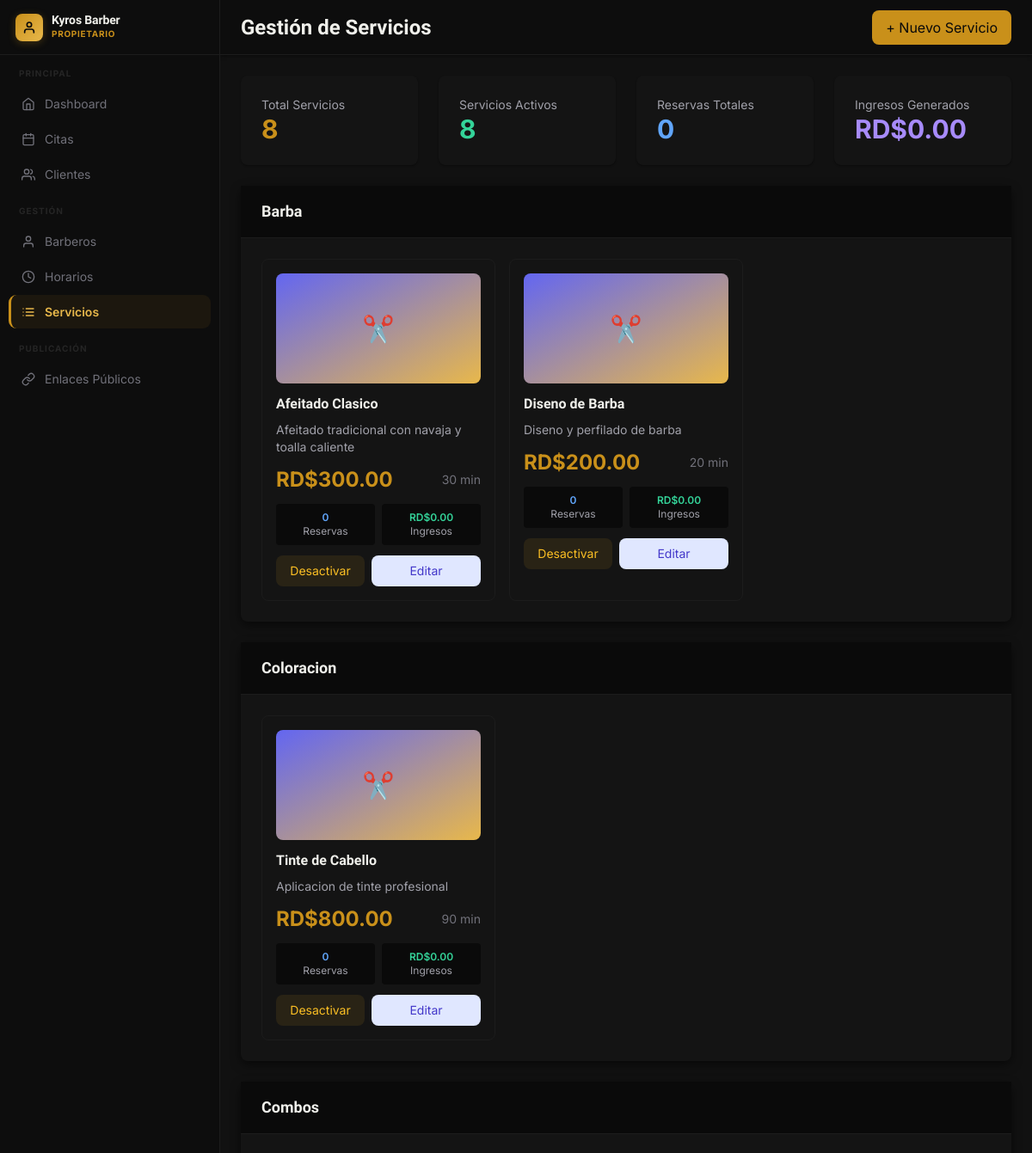
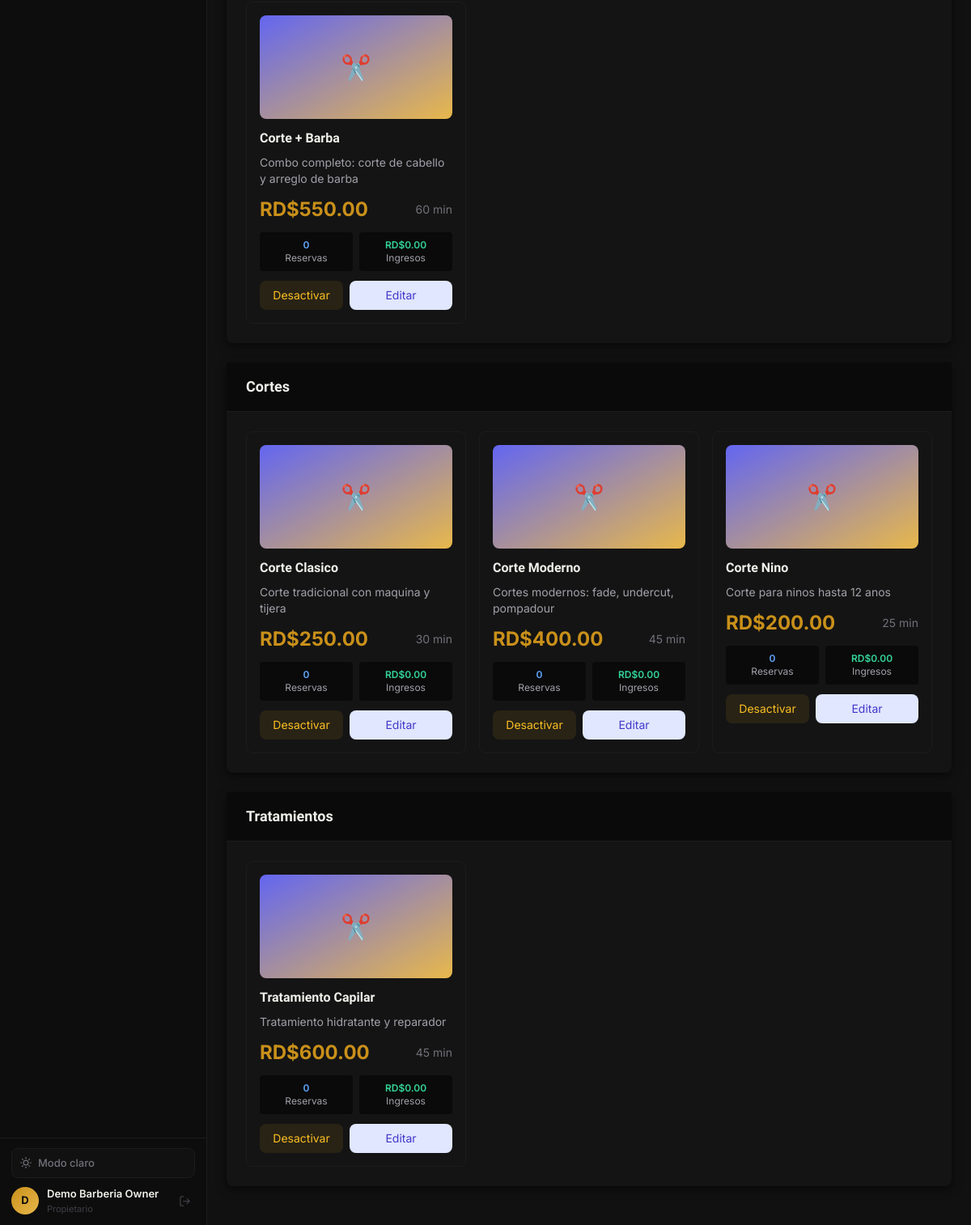
/dashboard/services.php (signed in), run on the app's committed database (2 pictures, top to bottom).
### tables this page shows
CREATE TABLE services (
    id INT AUTO_INCREMENT PRIMARY KEY,
    barbershop_id INT NOT NULL,
    name VARCHAR(255) NOT NULL,
    description TEXT,
    duration INT NOT NULL COMMENT 'Duración en minutos',
    price DECIMAL(10, 2) NOT NULL,
    image VARCHAR(255),
    category VARCHAR(100),
    is_active BOOLEAN DEFAULT TRUE,
    display_order INT DEFAULT 0,
    created_at TIMESTAMP DEFAULT CURRENT_TIMESTAMP,
    updated_at TIMESTAMP DEFAULT CURRENT_TIMESTAMP ON UPDATE CURRENT_TIMESTAMP,
    FOREIGN KEY (barbershop_id) REFERENCES barbershops(id) ON DELETE CASCADE,
    INDEX idx_barbershop (barbershop_id),
    INDEX idx_active (is_active)
);

### core/Database.php (called while the page is built, shortened)
<?php
class Database {
    private static $instance = null;
    private $connection;
    private function __construct() {
        try {
            $dsn = "mysql:host=" . DB_HOST . ";dbname=" . DB_NAME . ";charset=" . DB_CHARSET;
            $options = [
                PDO::ATTR_ERRMODE => PDO::ERRMODE_EXCEPTION,
                PDO::ATTR_DEFAULT_FETCH_MODE => PDO::FETCH_ASSOC,
                PDO::ATTR_EMULATE_PREPARES => false,
            ];
            $this->connection = new PDO($dsn, DB_USER, DB_PASS, $options);
        } catch (PDOException $e) {
            if (ENVIRONMENT === 'development') {
                die("Error de conexión: " . $e->getMessage());
            } else {
                die("Error de conexión a la base de datos");
            }
        }
    }
    public static function getInstance() {
        if (self::$instance === null) {
            self::$instance = new self();
        }
        return self::$instance;
    }
    public function query($sql, $params = []) {
        try {
            $stmt = $this->connection->prepare($sql);
            $stmt->execute($params);
            return $stmt;
        } catch (PDOException $e) {
            error_log("Database Query Error: " . $e->getMessage());
            throw $e;
        }
    }
    public function fetchAll($sql, $params = []) {
        return $this->query($sql, $params)->fetchAll();
    }
}

### core/Helpers.php (called while the page is built, shortened)
<?php
function e($string) {
    return htmlspecialchars($string, ENT_QUOTES, 'UTF-8');
}
function formatPrice($amount) {
    return 'RD$' . number_format($amount, 2, '.', ',');
}

### dashboard/services.php (the view, shortened to what this page needs)
<?php
require_once BASE_PATH . '/core/Database.php';
require_once BASE_PATH . '/core/Helpers.php';
$db = Database::getInstance();
$barbershopId = $_SESSION['barbershop_id'];
$editService = null;
$services = $db->fetchAll("
    SELECT
        s.*,
        COUNT(DISTINCT a.id) as total_bookings,
        COALESCE(SUM(a.price), 0) as total_revenue
    FROM services s
    LEFT JOIN appointments a ON s.id = a.service_id AND a.status = 'completed'
    WHERE s.barbershop_id = ?
    GROUP BY s.id
    ORDER BY s.category, s.display_order, s.name
", [$barbershopId]);
$servicesByCategory = [];
foreach ($services as $service) {
    $cat = $service['category'] ?: 'General';
    if (!isset($servicesByCategory[$cat])) {
        $servicesByCategory[$cat] = [];
    }
    $servicesByCategory[$cat][] = $service;
}
include BASE_PATH . '/includes/header.php';
?>
<div class="min-h-screen bg-gray-100" x-data="{ sidebarOpen: false, showModal: false, showEditModal: <?php echo $editService ? 'true' : 'false'; ?> }">
    <?php include BASE_PATH . '/includes/sidebar-owner.php'; ?>
    <div class="lg:pl-64">
        <div class="sticky top-0 z-40 flex h-16 bg-white border-b border-gray-200 shadow-sm">
            <div class="flex items-center justify-between flex-1 px-4 sm:px-6">
                <h1 class="text-2xl font-bold text-gray-900">Gestión de Servicios</h1>
                <button @click="showModal = true" class="px-4 py-2 bg-indigo-600 text-white rounded-lg hover:bg-indigo-700">
                    + Nuevo Servicio
                </button>
            </div>
        </div>
        <main class="p-6">
            <div class="grid grid-cols-1 md:grid-cols-4 gap-6 mb-6">
                <div class="bg-white rounded-lg shadow p-6">
                    <p class="text-sm text-gray-600">Total Servicios</p>
                    <p class="text-3xl font-bold text-indigo-600"><?php echo count($services); ?></p>
                </div>
                <div class="bg-white rounded-lg shadow p-6">
                    <p class="text-sm text-gray-600">Servicios Activos</p>
                    <p class="text-3xl font-bold text-green-600">
                        <?php echo count(array_filter($services, fn($s) => $s['is_active'])); ?>
                    </p>
                </div>
                <div class="bg-white rounded-lg shadow p-6">
                    <p class="text-sm text-gray-600">Reservas Totales</p>
                    <p class="text-3xl font-bold text-blue-600">
                        <?php echo array_sum(array_column($services, 'total_bookings')); ?>
                    </p>
                </div>
                <div class="bg-white rounded-lg shadow p-6">
                    <p class="text-sm text-gray-600">Ingresos Generados</p>
                    <p class="text-3xl font-bold text-purple-600">
                        <?php echo formatPrice(array_sum(array_column($services, 'total_revenue'))); ?>
                    </p>
                </div>
            </div>
            <?php foreach ($servicesByCategory as $category => $categoryServices): ?>
            <div class="bg-white rounded-lg shadow-md mb-6">
                <div class="px-6 py-4 border-b border-gray-200 bg-gray-50">
                    <h2 class="text-lg font-semibold text-gray-900"><?php echo e($category); ?></h2>
                </div>
                <div class="p-6">
                    <div class="grid grid-cols-1 md:grid-cols-2 lg:grid-cols-3 gap-4">
                        <?php foreach ($categoryServices as $service): ?>
                        <div class="border border-gray-200 rounded-lg p-4 hover:shadow-lg transition <?php echo !$service['is_active'] ? 'opacity-50' : ''; ?>">
                            <?php if ($service['image']): ?>
                            <img src="<?php echo asset($service['image']); ?>" class="w-full h-32 object-cover rounded-lg mb-3" alt="<?php echo e($service['name']); ?>">
                            <?php else: ?>
                            <div class="w-full h-32 bg-gradient-to-br from-indigo-500 to-purple-600 rounded-lg mb-3 flex items-center justify-center text-white text-3xl">
                                ✂️
                            </div>
                            <?php endif; ?>
                            <h3 class="font-semibold text-gray-900 mb-2"><?php echo e($service['name']); ?></h3>
                            <p class="text-sm text-gray-600 mb-3 line-clamp-2"><?php echo e($service['description']); ?></p>
                            <div class="flex items-center justify-between mb-3">
                                <span class="text-2xl font-bold text-indigo-600"><?php echo formatPrice($service['price']); ?></span>
                                <span class="text-sm text-gray-500"><?php echo $service['duration']; ?> min</span>
                            </div>
                            <div class="grid grid-cols-2 gap-2 text-xs text-gray-600 mb-3">
                                <div class="bg-gray-50 rounded p-2 text-center">
                                    <p class="font-semibold text-blue-600"><?php echo $service['total_bookings']; ?></p>
                                    <p>Reservas</p>
                                </div>
                                <div class="bg-gray-50 rounded p-2 text-center">
                                    <p class="font-semibold text-green-600"><?php echo formatPrice($service['total_revenue']); ?></p>
                                    <p>Ingresos</p>
                                </div>
                            </div>
                            <div class="flex space-x-2">
                                <form method="POST" class="flex-1">
                                    <button type="submit" class="w-full px-3 py-2 text-sm rounded-lg
                                        <?php echo $service['is_active'] ? 'bg-yellow-100 text-yellow-700 hover:bg-yellow-200' : 'bg-green-100 text-green-700 hover:bg-green-200'; ?>">
                                        <?php echo $service['is_active'] ? 'Desactivar' : 'Activar'; ?>
                                    </button>
                                </form>
                                <a href="?edit=<?php echo $service['id']; ?>" class="flex-1 px-3 py-2 text-sm bg-indigo-100 text-indigo-700 rounded-lg hover:bg-indigo-200 text-center">
                                    Editar
                                </a>
                            </div>
                        </div>
                        <?php endforeach; ?>
                    </div>
                </div>
            </div>
            <?php endforeach; ?>
        </main>
    </div>
</div>
<?php include BASE_PATH . '/includes/footer.php'; ?>

### includes/header.php (style rules this page uses)
:root { --c-bg: #f4f4f1; --c-card: #ffffff; --c-elevated: #f0f0ec; --c-input: #ffffff; --c-border: #e5e5e0; --c-border-2: #d0d0cb; --c-text-1: #0a0a0a; --c-text-2: #3f3f46; --c-text-3: #71717a; --c-text-4: #a1a1aa; --c-sidebar: #ffffff; --c-sidebar-bd: #e5e5e0; --c-topbar: #ffffff; --c-topbar-bd: #e5e5e0; --c-nav-hover: rgba(0,0,0,.05); --c-gold: #c9901a; --c-gold-2: #b07a14; --c-gold-lt: #e8b84b; --c-gold-bg: rgba(201,144,26,.08); --c-gold-bd: rgba(201,144,26,.22); --c-green-bg: rgba(22,163,74,.09); --c-green-text: #15803d; --c-red-bg: rgba(220,38,38,.08); --c-red-text: #dc2626; --c-yellow-bg: rgba(202,138,4,.09); --c-yellow-text: #a16207; --c-blue-bg: rgba(37,99,235,.08); --c-blue-text: #1d4ed8; --c-purple-bg: rgba(124,58,237,.08); --c-purple-text: #6d28d9; --shadow-xs: 0 1px 2px rgba(0,0,0,.06); --shadow-sm: 0 1px 3px rgba(0,0,0,.08), 0 1px 2px rgba(0,0,0,.05); --shadow-md: 0 4px 8px rgba(0,0,0,.07), 0 2px 4px rgba(0,0,0,.05); --shadow-lg: 0 10px 20px rgba(0,0,0,.08), 0 4px 8px rgba(0,0,0,.04); }
html.dark { --c-bg: #0a0a0a; --c-card: #141414; --c-elevated: #111111; --c-input: #111111; --c-border: #1c1c1c; --c-border-2: #252525; --c-text-1: #f0f0eb; --c-text-2: #a1a1aa; --c-text-3: #71717a; --c-text-4: #3f3f46; --c-sidebar: #0d0d0d; --c-sidebar-bd: #1c1c1c; --c-topbar: #0d0d0d; --c-topbar-bd: #1c1c1c; --c-nav-hover: rgba(255,255,255,.05); --c-green-bg: rgba(52,211,153,.09); --c-green-text: #34d399; --c-red-bg: rgba(248,113,113,.09); --c-red-text: #f87171; --c-yellow-bg: rgba(251,191,36,.09); --c-yellow-text: #fbbf24; --c-blue-bg: rgba(96,165,250,.09); --c-blue-text: #60a5fa; --c-purple-bg: rgba(167,139,250,.09); --c-purple-text: #a78bfa; --shadow-xs: 0 1px 2px rgba(0,0,0,.4); --shadow-sm: 0 1px 4px rgba(0,0,0,.5); --shadow-md: 0 4px 12px rgba(0,0,0,.55); --shadow-lg: 0 8px 28px rgba(0,0,0,.65); }
*, *::before, *::after { box-sizing: border-box; }
html { -webkit-font-smoothing: antialiased; }
body { font-family: 'Inter', sans-serif; background: var(--c-bg); color: var(--c-text-1); transition: background .2s, color .2s; }
h1,h2,h3,h4,h5,h6 { font-family: 'Sora', sans-serif; }
body.bg-gray-50, .min-h-screen { background-color: var(--c-bg) !important; }
.bg-white { background-color: var(--c-card) !important; }
.bg-gray-50 { background-color: var(--c-bg) !important; }
.bg-gray-100 { background-color: var(--c-elevated) !important; }
.text-gray-900 { color: var(--c-text-1) !important; }
.text-gray-600 { color: var(--c-text-2) !important; }
.text-gray-500 { color: var(--c-text-3) !important; }
.text-white { color: var(--c-text-1) !important; }
.border-gray-200 { border-color: var(--c-border) !important; }
.shadow { box-shadow: var(--shadow-xs) !important; }
.shadow-sm { box-shadow: var(--shadow-sm) !important; }
.shadow-md { box-shadow: var(--shadow-md) !important; }
.bg-indigo-600, .bg-indigo-700 { background: var(--c-gold) !important; color: #0a0a0a !important; }
.to-purple-600 { --tw-gradient-to: var(--c-gold-lt) !important; }
.text-indigo-600 { color: var(--c-gold) !important; }
.text-green-800, .text-green-700, .text-green-600 { color: var(--c-green-text) !important; }
.bg-yellow-100 { background: var(--c-yellow-bg) !important; }
.text-yellow-800, .text-yellow-700, .text-yellow-600 { color: var(--c-yellow-text) !important; }
.text-blue-800, .text-blue-700, .text-blue-600 { color: var(--c-blue-text) !important; }
.text-purple-800, .text-purple-700, .text-purple-600 { color: var(--c-purple-text) !important; }
.sticky.top-0.bg-white { background: var(--c-topbar) !important; border-bottom-color: var(--c-topbar-bd) !important; }

### data on the page
services: name "Afeitado Clasico", description "Afeitado tradicional con navaja y toalla caliente", price "RD$300.00", duration "30", total_bookings "0", total_revenue "RD$0.00", is_active "Desactivar"
services: name "Diseno de Barba", description "Diseno y perfilado de barba", price "RD$200.00", duration "20", total_bookings "0", total_revenue "RD$0.00", is_active "Desactivar"
services: name "Tinte de Cabello", description "Aplicacion de tinte profesional", price "RD$800.00", duration "90", total_bookings "0", total_revenue "RD$0.00", is_active "Desactivar"
services: name "Corte + Barba", description "Combo completo: corte de cabello y arreglo de barba", price "RD$550.00", duration "60", total_bookings "0", total_revenue "RD$0.00", is_active "Desactivar"
services: name "Corte Clasico", description "Corte tradicional con maquina y tijera", price "RD$250.00", duration "30", total_bookings "0", total_revenue "RD$0.00", is_active "Desactivar"
services: name "Corte Moderno", description "Cortes modernos: fade, undercut, pompadour", price "RD$400.00", duration "45", total_bookings "0", total_revenue "RD$0.00", is_active "Desactivar"
services: name "Corte Nino", description "Corte para ninos hasta 12 anos", price "RD$200.00", duration "25", total_bookings "0", total_revenue "RD$0.00", is_active "Desactivar"
services: name "Tratamiento Capilar", description "Tratamiento hidratante y reparador", price "RD$600.00", duration "45", total_bookings "0", total_revenue "RD$0.00", is_active "Desactivar"

### other printed values
substr($_SESSION['user_name'] ?? 'O', 0, 1) "D"
$_SESSION['user_name'] "Demo Barberia Owner"
count($services) "8"
count(array_filter($services, fn($s) => $s['is_active'])) "8"
array_sum(array_column($services, 'total_bookings')) "0"
formatPrice(array_sum(array_column($services, 'total_revenue'))) "RD$0.00"
$category "Barba"
$category "Coloracion"
$category "Combos"
$category "Cortes"
$category "Tratamientos"
